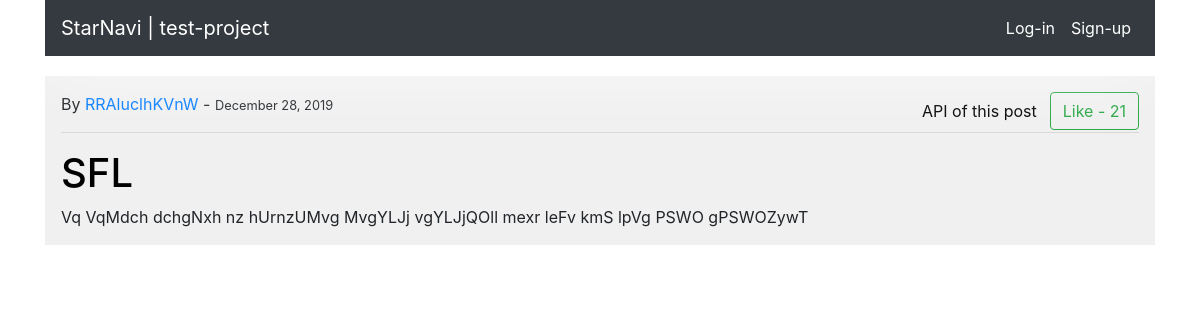
/post/153/, run on the app's committed database.
### blog/models.py (models this page shows, shortened)
class Post(models.Model):
	author = models.ForeignKey(User, on_delete=models.CASCADE)
	title = models.CharField(max_length=50)
	desctiption = models.TextField()  # fix to 'description' in production
	date = models.DateTimeField(default=timezone.now)
	like = models.ManyToManyField(User, blank=True, related_name='post_like')
	class Meta:
		ordering = ['-date']
	def get_api_like_url(self):
		return reverse('api-post-like', kwargs={'pk': self.pk})

### blog/views.py (the view)
class PostDetailView(DetailView):
    model = Post

### blog/templates/blog/post_detail.html (shortened to what this page needs)
{% extends 'base.html' %}
{% block content %}
    	<div class="post container">
    		<span class="post-authon post-date">
				By
				<a href="{% url 'user-posts' object.author.username %}">
    				{{ object.author }}
    			</a>
    			  -
    			<small>
    				{{ object.date|date:'F d, Y' }}
				</small>
				<a href="{% url 'post-like' object.id %}"
				data-href="{{ object.get_api_like_url }}"
				data-likes="{{ object.like.count }}"
				class="
				{% if user in post.like.all %}
					btn btn-success float-right like-btn
				{% else %}
					btn btn-outline-success float-right like-btn
				{% endif %}">
						Like - {{ object.like.count }}
				</a>
				<a class="post-title btn float-right" href="{% url 'post-detail' post.id %}">
					API of this post
				</a>
    		</span>
    		<hr/>
	        <h1 class="post-title">
	            {{ object.title }}
	        </h1>
	        <span class="post-descs">
	            {{ object.desctiption }}
			</span>
		</div>
		<br/>
{% endblock %}

### blog/templates/links/css-links.html (style rules this page uses)
body { background-image: url(http://ilyakhasanov.ru/images/background/58.png); }
.post { height: 200px auto; background: #f0f0f0; margin-top: 20px; padding: 1em; }
.post-title { color: black; }

### data on the page
Post: author "RRAluclhKVnW", date "December 28, 2019", like.count "21", title "SFL", desctiption "Vq VqMdch dchgNxh nz hUrnzUMvg MvgYLJj vgYLJjQOll mexr leFv kmS lpVg PSWO gPSWOZywT"
